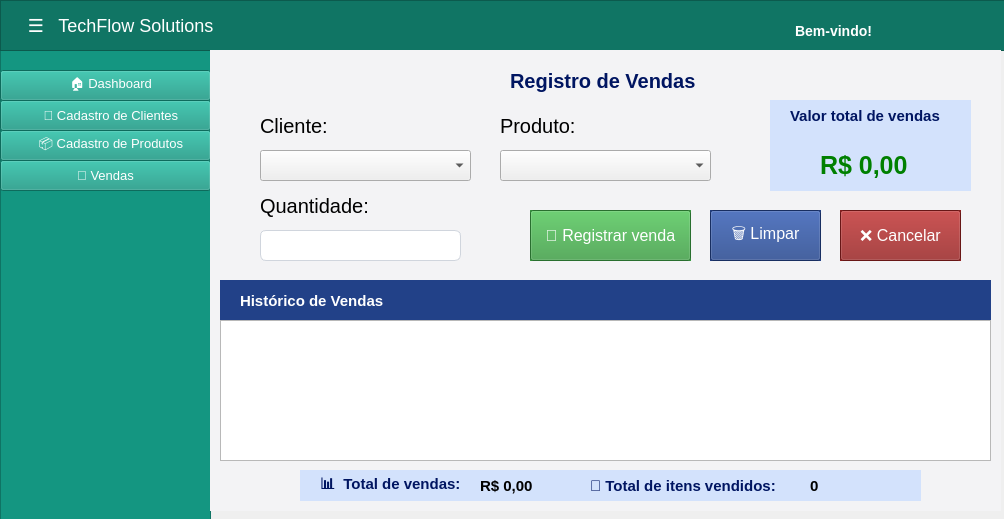
<?xml version="1.0" encoding="UTF-8"?>
<ui version="4.0">
 <class>Form</class>
 <widget class="QWidget" name="Form">
  <property name="geometry">
   <rect>
    <x>0</x>
    <y>0</y>
    <width>1004</width>
    <height>519</height>
   </rect>
  </property>
  <property name="windowTitle">
   <string>Dashboard - TechFlow</string>
  </property>
  <widget class="QFrame" name="menu_lateral">
   <property name="geometry">
    <rect>
     <x>0</x>
     <y>0</y>
     <width>211</width>
     <height>521</height>
    </rect>
   </property>
   <property name="styleSheet">
    <string notr="true">background-color:#149681;</string>
   </property>
   <property name="frameShape">
    <enum>QFrame::StyledPanel</enum>
   </property>
   <property name="frameShadow">
    <enum>QFrame::Raised</enum>
   </property>
   <widget class="QPushButton" name="cadastro_cliente">
    <property name="geometry">
     <rect>
      <x>0</x>
      <y>100</y>
      <width>211</width>
      <height>31</height>
     </rect>
    </property>
    <property name="font">
     <font>
      <pointsize>10</pointsize>
     </font>
    </property>
    <property name="cursor">
     <cursorShape>PointingHandCursor</cursorShape>
    </property>
    <property name="styleSheet">
     <string notr="true">color: white</string>
    </property>
    <property name="text">
     <string>   👤 Cadastro de Clientes</string>
    </property>
   </widget>
   <widget class="QPushButton" name="button_home">
    <property name="geometry">
     <rect>
      <x>0</x>
      <y>70</y>
      <width>211</width>
      <height>31</height>
     </rect>
    </property>
    <property name="font">
     <font>
      <pointsize>10</pointsize>
     </font>
    </property>
    <property name="cursor">
     <cursorShape>PointingHandCursor</cursorShape>
    </property>
    <property name="styleSheet">
     <string notr="true">color: white</string>
    </property>
    <property name="text">
     <string>   🏠 Dashboard</string>
    </property>
   </widget>
   <widget class="QPushButton" name="cadastro_produto">
    <property name="geometry">
     <rect>
      <x>0</x>
      <y>130</y>
      <width>211</width>
      <height>31</height>
     </rect>
    </property>
    <property name="font">
     <font>
      <pointsize>10</pointsize>
     </font>
    </property>
    <property name="cursor">
     <cursorShape>PointingHandCursor</cursorShape>
    </property>
    <property name="styleSheet">
     <string notr="true">color: white</string>
    </property>
    <property name="text">
     <string>   📦 Cadastro de Produtos</string>
    </property>
   </widget>
   <widget class="QPushButton" name="btn_vendas">
    <property name="geometry">
     <rect>
      <x>0</x>
      <y>160</y>
      <width>211</width>
      <height>31</height>
     </rect>
    </property>
    <property name="font">
     <font>
      <pointsize>10</pointsize>
     </font>
    </property>
    <property name="cursor">
     <cursorShape>PointingHandCursor</cursorShape>
    </property>
    <property name="styleSheet">
     <string notr="true">color: white
</string>
    </property>
    <property name="text">
     <string>🛒 Vendas</string>
    </property>
   </widget>
  </widget>
  <widget class="QFrame" name="frame">
   <property name="geometry">
    <rect>
     <x>0</x>
     <y>0</y>
     <width>1011</width>
     <height>51</height>
    </rect>
   </property>
   <property name="styleSheet">
    <string notr="true">background-color:  #107564;</string>
   </property>
   <property name="frameShape">
    <enum>QFrame::StyledPanel</enum>
   </property>
   <property name="frameShadow">
    <enum>QFrame::Raised</enum>
   </property>
   <widget class="QPushButton" name="drop_button">
    <property name="geometry">
     <rect>
      <x>20</x>
      <y>10</y>
      <width>201</width>
      <height>31</height>
     </rect>
    </property>
    <property name="cursor">
     <cursorShape>PointingHandCursor</cursorShape>
    </property>
    <property name="styleSheet">
     <string notr="true">color: white;
font-size: 18px;
border: none;
</string>
    </property>
    <property name="text">
     <string>☰   TechFlow Solutions</string>
    </property>
   </widget>
   <widget class="QLabel" name="lbl_bem_vindo">
    <property name="geometry">
     <rect>
      <x>690</x>
      <y>20</y>
      <width>201</width>
      <height>21</height>
     </rect>
    </property>
    <property name="font">
     <font>
      <pointsize>-1</pointsize>
      <weight>75</weight>
      <bold>true</bold>
     </font>
    </property>
    <property name="styleSheet">
     <string notr="true">color: white;
font-size: 14px;
font-weight: bold;
padding-right: 15px;</string>
    </property>
    <property name="text">
     <string>Bem-vindo!</string>
    </property>
    <property name="alignment">
     <set>Qt::AlignRight|Qt::AlignTrailing|Qt::AlignVCenter</set>
    </property>
   </widget>
  </widget>
  <widget class="QStackedWidget" name="conteudo_principal">
   <property name="enabled">
    <bool>true</bool>
   </property>
   <property name="geometry">
    <rect>
     <x>210</x>
     <y>50</y>
     <width>791</width>
     <height>461</height>
    </rect>
   </property>
   <property name="font">
    <font>
     <pointsize>10</pointsize>
    </font>
   </property>
   <property name="styleSheet">
    <string notr="true">QStackedWidget{
	background-color: #F3F3F5;
}</string>
   </property>
   <property name="currentIndex">
    <number>3</number>
   </property>
   <widget class="QWidget" name="page">
    <widget class="QLabel" name="label">
     <property name="geometry">
      <rect>
       <x>280</x>
       <y>160</y>
       <width>221</width>
       <height>80</height>
      </rect>
     </property>
     <property name="font">
      <font>
       <pointsize>30</pointsize>
      </font>
     </property>
     <property name="styleSheet">
      <string notr="true">QLabel{
	color: black;
}</string>
     </property>
     <property name="lineWidth">
      <number>5</number>
     </property>
     <property name="text">
      <string>Boa Vindas!</string>
     </property>
    </widget>
   </widget>
   <widget class="QWidget" name="page_2">
    <widget class="QLabel" name="label_2">
     <property name="geometry">
      <rect>
       <x>23</x>
       <y>70</y>
       <width>61</width>
       <height>21</height>
      </rect>
     </property>
     <property name="styleSheet">
      <string notr="true">QLabel {
    font-size: 13px;
    font-weight: bold;
    color: #001561;

}</string>
     </property>
     <property name="text">
      <string>Código</string>
     </property>
    </widget>
    <widget class="QLineEdit" name="edit_codigo">
     <property name="enabled">
      <bool>false</bool>
     </property>
     <property name="geometry">
      <rect>
       <x>20</x>
       <y>95</y>
       <width>81</width>
       <height>31</height>
      </rect>
     </property>
     <property name="styleSheet">
      <string notr="true">QLineEdit {
    background-color: #FFFFFF;
    border: 1px solid #D0D5DD;
    border-radius: 6px; 
    font-size: 15px;
    color: black;
	padding: 6px;
}</string>
     </property>
    </widget>
    <widget class="QLineEdit" name="edit_nome">
     <property name="geometry">
      <rect>
       <x>110</x>
       <y>95</y>
       <width>151</width>
       <height>31</height>
      </rect>
     </property>
     <property name="styleSheet">
      <string notr="true">QLineEdit {
    background-color: #FFFFFF;
    border: 1px solid #D0D5DD;
    border-radius: 6px; 
    font-size: 15px;
    color: black;
	padding: 6px;
}</string>
     </property>
    </widget>
    <widget class="QLabel" name="label_5">
     <property name="geometry">
      <rect>
       <x>114</x>
       <y>70</y>
       <width>70</width>
       <height>21</height>
      </rect>
     </property>
     <property name="styleSheet">
      <string notr="true">QLabel {
    font-size: 13px;
    font-weight: bold;
    color: #001561;

}</string>
     </property>
     <property name="text">
      <string>Nome</string>
     </property>
    </widget>
    <widget class="QLineEdit" name="edit_cpf">
     <property name="geometry">
      <rect>
       <x>270</x>
       <y>95</y>
       <width>121</width>
       <height>31</height>
      </rect>
     </property>
     <property name="styleSheet">
      <string notr="true">QLineEdit {
    background-color: #FFFFFF;
    border: 1px solid #D0D5DD;
    border-radius: 6px; 
    font-size: 15px;
    color: black;
	padding: 6px;
}</string>
     </property>
    </widget>
    <widget class="QLabel" name="label_6">
     <property name="geometry">
      <rect>
       <x>273</x>
       <y>70</y>
       <width>61</width>
       <height>21</height>
      </rect>
     </property>
     <property name="styleSheet">
      <string notr="true">QLabel {
    font-size: 13px;
    font-weight: bold;
    color: #001561;

}</string>
     </property>
     <property name="text">
      <string>CPF</string>
     </property>
    </widget>
    <widget class="QLineEdit" name="edit_telefone">
     <property name="geometry">
      <rect>
       <x>400</x>
       <y>94</y>
       <width>121</width>
       <height>31</height>
      </rect>
     </property>
     <property name="styleSheet">
      <string notr="true">QLineEdit {
    background-color: #FFFFFF;
    border: 1px solid #D0D5DD;
    border-radius: 6px; 
    font-size: 15px;
    color: black;
	padding: 6px;
}</string>
     </property>
    </widget>
    <widget class="QLabel" name="label_7">
     <property name="geometry">
      <rect>
       <x>402</x>
       <y>69</y>
       <width>61</width>
       <height>21</height>
      </rect>
     </property>
     <property name="styleSheet">
      <string notr="true">QLabel {
    font-size: 13px;
    font-weight: bold;
    color: #001561;

}</string>
     </property>
     <property name="text">
      <string>Telefone</string>
     </property>
    </widget>
    <widget class="QLineEdit" name="edit_email">
     <property name="geometry">
      <rect>
       <x>530</x>
       <y>93</y>
       <width>121</width>
       <height>31</height>
      </rect>
     </property>
     <property name="styleSheet">
      <string notr="true">QLineEdit {
    background-color: #FFFFFF;
    border: 1px solid #D0D5DD;
    border-radius: 6px; 
    font-size: 15px;
    color: black;
	padding: 6px;
}</string>
     </property>
    </widget>
    <widget class="QLabel" name="label_8">
     <property name="geometry">
      <rect>
       <x>532</x>
       <y>68</y>
       <width>61</width>
       <height>21</height>
      </rect>
     </property>
     <property name="styleSheet">
      <string notr="true">QLabel {
    font-size: 13px;
    font-weight: bold;
    color: #001561;

}</string>
     </property>
     <property name="text">
      <string>Email</string>
     </property>
    </widget>
    <widget class="QLineEdit" name="edit_cidade">
     <property name="geometry">
      <rect>
       <x>658</x>
       <y>93</y>
       <width>121</width>
       <height>31</height>
      </rect>
     </property>
     <property name="styleSheet">
      <string notr="true">QLineEdit {
    background-color: #FFFFFF;
    border: 1px solid #D0D5DD;
    border-radius: 6px; 
    font-size: 15px;
    color: black;
	padding: 6px;
}</string>
     </property>
    </widget>
    <widget class="QLabel" name="label_9">
     <property name="geometry">
      <rect>
       <x>660</x>
       <y>68</y>
       <width>61</width>
       <height>21</height>
      </rect>
     </property>
     <property name="styleSheet">
      <string notr="true">QLabel {
    font-size: 13px;
    font-weight: bold;
    color: #001561;

}</string>
     </property>
     <property name="text">
      <string>Cidade</string>
     </property>
    </widget>
    <widget class="QPushButton" name="btn_limpar">
     <property name="geometry">
      <rect>
       <x>572</x>
       <y>140</y>
       <width>101</width>
       <height>41</height>
      </rect>
     </property>
     <property name="cursor">
      <cursorShape>PointingHandCursor</cursorShape>
     </property>
     <property name="styleSheet">
      <string notr="true">QPushButton {
    font-family: &quot;Segoe UI&quot;, Arial, sans-serif;
    font-size: 13px;
    font-weight: bold;
    color: #FFFFFF;
    border: none;
    border-radius: 6px;
    text-align: left;      /* Alinha o emoji e o texto à esquerda */
    padding-left: 15px;    /* Afasta o emoji da borda esquerda */
    padding-right: 15px;
    height: 35px;          /* Define uma altura padrão elegante */
	background-color: #0031A5;
}</string>
     </property>
     <property name="text">
      <string>🧹 Limpar</string>
     </property>
    </widget>
    <widget class="QPushButton" name="btn_salvar">
     <property name="geometry">
      <rect>
       <x>466</x>
       <y>140</y>
       <width>101</width>
       <height>41</height>
      </rect>
     </property>
     <property name="cursor">
      <cursorShape>PointingHandCursor</cursorShape>
     </property>
     <property name="styleSheet">
      <string notr="true">QPushButton {
    font-family: &quot;Segoe UI&quot;, Arial, sans-serif;
    font-size: 13px;
    font-weight: bold;
    color: #FFFFFF;
    border: none;
    border-radius: 6px;
    text-align: left;      /* Alinha o emoji e o texto à esquerda */
    padding-left: 15px;    /* Afasta o emoji da borda esquerda */
    padding-right: 15px;
    height: 35px;          /* Define uma altura padrão elegante */
	background-color: #015B45;
}</string>
     </property>
     <property name="text">
      <string>💾 Salvar</string>
     </property>
    </widget>
    <widget class="QTableView" name="tableView">
     <property name="geometry">
      <rect>
       <x>20</x>
       <y>200</y>
       <width>761</width>
       <height>231</height>
      </rect>
     </property>
     <property name="styleSheet">
      <string notr="true">QStackedWidget{
	background-color: #F3F3F5;
}</string>
     </property>
    </widget>
    <widget class="QLabel" name="label_10">
     <property name="geometry">
      <rect>
       <x>290</x>
       <y>20</y>
       <width>191</width>
       <height>31</height>
      </rect>
     </property>
     <property name="styleSheet">
      <string notr="true">QLabel {
    font-size: 18px;
    font-weight: bold;
    color: #001561;

}</string>
     </property>
     <property name="text">
      <string>Cadastro de Clientes</string>
     </property>
    </widget>
    <widget class="QPushButton" name="btn_excluir">
     <property name="geometry">
      <rect>
       <x>680</x>
       <y>140</y>
       <width>101</width>
       <height>41</height>
      </rect>
     </property>
     <property name="cursor">
      <cursorShape>PointingHandCursor</cursorShape>
     </property>
     <property name="styleSheet">
      <string notr="true">QPushButton {
    font-family: &quot;Segoe UI&quot;, Arial, sans-serif;
    font-size: 13px;
    font-weight: bold;
    color: #FFFFFF;
    border: none;
    border-radius: 6px;
    text-align: left;      /* Alinha o emoji e o texto à esquerda */
    padding-left: 15px;    /* Afasta o emoji da borda esquerda */
    padding-right: 15px;
    height: 35px;          /* Define uma altura padrão elegante */
	background-color: red;
}</string>
     </property>
     <property name="text">
      <string>Excluir</string>
     </property>
    </widget>
   </widget>
   <widget class="QWidget" name="page_3">
    <widget class="QLineEdit" name="edit_preco_produto">
     <property name="geometry">
      <rect>
       <x>110</x>
       <y>210</y>
       <width>201</width>
       <height>31</height>
      </rect>
     </property>
     <property name="styleSheet">
      <string notr="true">QLineEdit {
    background-color: #FFFFFF;
    border: 1px solid #D0D5DD;
    border-radius: 6px; 
    font-size: 15px;
    color: black;
	padding: 6px;
}</string>
     </property>
    </widget>
    <widget class="QLineEdit" name="edit_codigo_produto">
     <property name="enabled">
      <bool>false</bool>
     </property>
     <property name="geometry">
      <rect>
       <x>110</x>
       <y>50</y>
       <width>201</width>
       <height>31</height>
      </rect>
     </property>
     <property name="styleSheet">
      <string notr="true">QLineEdit {
    background-color: #FFFFFF;
    border: 1px solid #D0D5DD;
    border-radius: 6px; 
    font-size: 15px;
    color: black;
	padding: 6px;
}</string>
     </property>
    </widget>
    <widget class="QLineEdit" name="edit_nome_produto">
     <property name="geometry">
      <rect>
       <x>110</x>
       <y>90</y>
       <width>201</width>
       <height>31</height>
      </rect>
     </property>
     <property name="styleSheet">
      <string notr="true">QLineEdit {
    background-color: #FFFFFF;
    border: 1px solid #D0D5DD;
    border-radius: 6px; 
    font-size: 15px;
    color: black;
	padding: 6px;
}</string>
     </property>
    </widget>
    <widget class="QLineEdit" name="edit_estoque_produto">
     <property name="geometry">
      <rect>
       <x>110</x>
       <y>250</y>
       <width>201</width>
       <height>31</height>
      </rect>
     </property>
     <property name="styleSheet">
      <string notr="true">QLineEdit {
    background-color: #FFFFFF;
    border: 1px solid #D0D5DD;
    border-radius: 6px; 
    font-size: 15px;
    color: black;
	padding: 6px;
}</string>
     </property>
    </widget>
    <widget class="QTableView" name="tableView_2">
     <property name="geometry">
      <rect>
       <x>20</x>
       <y>325</y>
       <width>761</width>
       <height>131</height>
      </rect>
     </property>
     <property name="styleSheet">
      <string notr="true">QStackedWidget{
	background-color: #F3F3F5;
}</string>
     </property>
    </widget>
    <widget class="QLabel" name="label_11">
     <property name="geometry">
      <rect>
       <x>20</x>
       <y>10</y>
       <width>191</width>
       <height>31</height>
      </rect>
     </property>
     <property name="styleSheet">
      <string notr="true">QLabel {
    font-size: 18px;
    font-weight: bold;
    color: #001561;

}</string>
     </property>
     <property name="text">
      <string>Cadastro de produtos</string>
     </property>
    </widget>
    <widget class="QPushButton" name="btn_alterar_produto">
     <property name="geometry">
      <rect>
       <x>460</x>
       <y>120</y>
       <width>241</width>
       <height>41</height>
      </rect>
     </property>
     <property name="font">
      <font>
       <pointsize>12</pointsize>
      </font>
     </property>
     <property name="cursor">
      <cursorShape>PointingHandCursor</cursorShape>
     </property>
     <property name="styleSheet">
      <string notr="true"/>
     </property>
     <property name="text">
      <string>🖉 Alterar</string>
     </property>
    </widget>
    <widget class="QLabel" name="label_12">
     <property name="geometry">
      <rect>
       <x>20</x>
       <y>130</y>
       <width>81</width>
       <height>31</height>
      </rect>
     </property>
     <property name="styleSheet">
      <string notr="true">QLabel {
    font-size: 13px;
    font-weight: bold;
    color: #001561;

}</string>
     </property>
     <property name="text">
      <string>Descrição*:</string>
     </property>
    </widget>
    <widget class="QLabel" name="label_13">
     <property name="geometry">
      <rect>
       <x>20</x>
       <y>210</y>
       <width>81</width>
       <height>31</height>
      </rect>
     </property>
     <property name="styleSheet">
      <string notr="true">QLabel {
    font-size: 13px;
    font-weight: bold;
    color: #001561;

}</string>
     </property>
     <property name="text">
      <string>Preço (R$)*:</string>
     </property>
    </widget>
    <widget class="QPushButton" name="btn_salvar_produto">
     <property name="geometry">
      <rect>
       <x>460</x>
       <y>70</y>
       <width>241</width>
       <height>41</height>
      </rect>
     </property>
     <property name="font">
      <font>
       <pointsize>12</pointsize>
      </font>
     </property>
     <property name="cursor">
      <cursorShape>PointingHandCursor</cursorShape>
     </property>
     <property name="styleSheet">
      <string notr="true"/>
     </property>
     <property name="text">
      <string>💾 Salvar</string>
     </property>
    </widget>
    <widget class="QPushButton" name="btn_excluir_produto">
     <property name="geometry">
      <rect>
       <x>460</x>
       <y>170</y>
       <width>241</width>
       <height>41</height>
      </rect>
     </property>
     <property name="font">
      <font>
       <pointsize>12</pointsize>
      </font>
     </property>
     <property name="cursor">
      <cursorShape>PointingHandCursor</cursorShape>
     </property>
     <property name="styleSheet">
      <string notr="true"/>
     </property>
     <property name="text">
      <string>❌ Excluir</string>
     </property>
    </widget>
    <widget class="QLabel" name="label_14">
     <property name="geometry">
      <rect>
       <x>20</x>
       <y>170</y>
       <width>81</width>
       <height>31</height>
      </rect>
     </property>
     <property name="styleSheet">
      <string notr="true">QLabel {
    font-size: 13px;
    font-weight: bold;
    color: #001561;

}</string>
     </property>
     <property name="text">
      <string>Categoria*:</string>
     </property>
    </widget>
    <widget class="QLabel" name="label_15">
     <property name="geometry">
      <rect>
       <x>20</x>
       <y>250</y>
       <width>71</width>
       <height>31</height>
      </rect>
     </property>
     <property name="styleSheet">
      <string notr="true">QLabel {
    font-size: 13px;
    font-weight: bold;
    color: #001561;

}</string>
     </property>
     <property name="text">
      <string>Estoque*:</string>
     </property>
    </widget>
    <widget class="QLabel" name="label_3">
     <property name="geometry">
      <rect>
       <x>20</x>
       <y>50</y>
       <width>61</width>
       <height>31</height>
      </rect>
     </property>
     <property name="styleSheet">
      <string notr="true">QLabel {
    font-size: 13px;
    font-weight: bold;
    color: #001561;

}</string>
     </property>
     <property name="text">
      <string>Código:</string>
     </property>
    </widget>
    <widget class="QLabel" name="label_16">
     <property name="geometry">
      <rect>
       <x>20</x>
       <y>90</y>
       <width>70</width>
       <height>31</height>
      </rect>
     </property>
     <property name="styleSheet">
      <string notr="true">QLabel {
    font-size: 13px;
    font-weight: bold;
    color: #001561;

}</string>
     </property>
     <property name="text">
      <string>Nome*:</string>
     </property>
    </widget>
    <widget class="QLineEdit" name="edit_descricao_produto">
     <property name="geometry">
      <rect>
       <x>110</x>
       <y>130</y>
       <width>201</width>
       <height>31</height>
      </rect>
     </property>
     <property name="styleSheet">
      <string notr="true">QLineEdit {
    background-color: #FFFFFF;
    border: 1px solid #D0D5DD;
    border-radius: 6px; 
    font-size: 15px;
    color: black;
	padding: 6px;
}</string>
     </property>
    </widget>
    <widget class="QComboBox" name="comboBox">
     <property name="geometry">
      <rect>
       <x>110</x>
       <y>170</y>
       <width>201</width>
       <height>31</height>
      </rect>
     </property>
     <item>
      <property name="text">
       <string>calça</string>
      </property>
     </item>
     <item>
      <property name="text">
       <string>Sapato</string>
      </property>
     </item>
    </widget>
    <widget class="QLabel" name="label_17">
     <property name="geometry">
      <rect>
       <x>120</x>
       <y>290</y>
       <width>141</width>
       <height>21</height>
      </rect>
     </property>
     <property name="styleSheet">
      <string notr="true">QLabel {
    font-size: 13px;
    font-weight: bold;
    color: red

}</string>
     </property>
     <property name="text">
      <string>*Campos obrigatórios</string>
     </property>
    </widget>
    <widget class="QPushButton" name="btn_novo_produto">
     <property name="geometry">
      <rect>
       <x>460</x>
       <y>20</y>
       <width>241</width>
       <height>41</height>
      </rect>
     </property>
     <property name="font">
      <font>
       <pointsize>12</pointsize>
      </font>
     </property>
     <property name="cursor">
      <cursorShape>PointingHandCursor</cursorShape>
     </property>
     <property name="styleSheet">
      <string notr="true"/>
     </property>
     <property name="text">
      <string>➕ Novo</string>
     </property>
    </widget>
    <widget class="QPushButton" name="btn_limpar_produto">
     <property name="geometry">
      <rect>
       <x>460</x>
       <y>220</y>
       <width>241</width>
       <height>41</height>
      </rect>
     </property>
     <property name="font">
      <font>
       <pointsize>12</pointsize>
      </font>
     </property>
     <property name="cursor">
      <cursorShape>PointingHandCursor</cursorShape>
     </property>
     <property name="styleSheet">
      <string notr="true"/>
     </property>
     <property name="text">
      <string>🧹 Limpar</string>
     </property>
    </widget>
    <widget class="QPushButton" name="btn_pesquisar_produto">
     <property name="geometry">
      <rect>
       <x>460</x>
       <y>270</y>
       <width>241</width>
       <height>41</height>
      </rect>
     </property>
     <property name="font">
      <font>
       <pointsize>12</pointsize>
      </font>
     </property>
     <property name="cursor">
      <cursorShape>PointingHandCursor</cursorShape>
     </property>
     <property name="styleSheet">
      <string notr="true"/>
     </property>
     <property name="text">
      <string>🔍 Pesquisar</string>
     </property>
    </widget>
   </widget>
   <widget class="QWidget" name="page_4">
    <widget class="QComboBox" name="combo_cliente">
     <property name="geometry">
      <rect>
       <x>50</x>
       <y>100</y>
       <width>211</width>
       <height>31</height>
      </rect>
     </property>
    </widget>
    <widget class="QLabel" name="label_4">
     <property name="geometry">
      <rect>
       <x>50</x>
       <y>60</y>
       <width>71</width>
       <height>31</height>
      </rect>
     </property>
     <property name="font">
      <font>
       <pointsize>15</pointsize>
      </font>
     </property>
     <property name="text">
      <string>Cliente:</string>
     </property>
    </widget>
    <widget class="QLabel" name="label_18">
     <property name="geometry">
      <rect>
       <x>290</x>
       <y>60</y>
       <width>81</width>
       <height>31</height>
      </rect>
     </property>
     <property name="font">
      <font>
       <pointsize>15</pointsize>
      </font>
     </property>
     <property name="text">
      <string>Produto:</string>
     </property>
    </widget>
    <widget class="QComboBox" name="combo_produto">
     <property name="geometry">
      <rect>
       <x>290</x>
       <y>100</y>
       <width>211</width>
       <height>31</height>
      </rect>
     </property>
    </widget>
    <widget class="QWidget" name="widget" native="true">
     <property name="geometry">
      <rect>
       <x>560</x>
       <y>50</y>
       <width>201</width>
       <height>91</height>
      </rect>
     </property>
     <property name="styleSheet">
      <string notr="true">background-color: #D3E2FC</string>
     </property>
     <widget class="QLabel" name="label_19">
      <property name="geometry">
       <rect>
        <x>20</x>
        <y>0</y>
        <width>161</width>
        <height>31</height>
       </rect>
      </property>
      <property name="styleSheet">
       <string notr="true">QLabel {
    font-size: 15px;
    font-weight: bold;
    color: #001561;

}</string>
      </property>
      <property name="text">
       <string>Valor total de vendas</string>
      </property>
     </widget>
     <widget class="QLabel" name="subtotal_vendas">
      <property name="geometry">
       <rect>
        <x>50</x>
        <y>50</y>
        <width>131</width>
        <height>31</height>
       </rect>
      </property>
      <property name="styleSheet">
       <string notr="true">QLabel {
    font-size: 25px;
    font-weight: bold;
    color: green

}</string>
      </property>
      <property name="text">
       <string>R$ 0,00</string>
      </property>
     </widget>
    </widget>
    <widget class="QWidget" name="widget_2" native="true">
     <property name="geometry">
      <rect>
       <x>320</x>
       <y>160</y>
       <width>161</width>
       <height>51</height>
      </rect>
     </property>
     <property name="styleSheet">
      <string notr="true">background-color: #3a9c42</string>
     </property>
     <widget class="QPushButton" name="btn_registrar_venda">
      <property name="geometry">
       <rect>
        <x>0</x>
        <y>0</y>
        <width>161</width>
        <height>51</height>
       </rect>
      </property>
      <property name="font">
       <font>
        <pointsize>12</pointsize>
       </font>
      </property>
      <property name="cursor">
       <cursorShape>PointingHandCursor</cursorShape>
      </property>
      <property name="styleSheet">
       <string notr="true">color: white</string>
      </property>
      <property name="text">
       <string>🛒 Registrar venda</string>
      </property>
     </widget>
    </widget>
    <widget class="QWidget" name="widget_3" native="true">
     <property name="geometry">
      <rect>
       <x>500</x>
       <y>160</y>
       <width>111</width>
       <height>51</height>
      </rect>
     </property>
     <property name="styleSheet">
      <string notr="true">background-color: #224188</string>
     </property>
     <widget class="QPushButton" name="btn_limpar_venda">
      <property name="geometry">
       <rect>
        <x>0</x>
        <y>0</y>
        <width>111</width>
        <height>51</height>
       </rect>
      </property>
      <property name="font">
       <font>
        <pointsize>12</pointsize>
       </font>
      </property>
      <property name="cursor">
       <cursorShape>PointingHandCursor</cursorShape>
      </property>
      <property name="styleSheet">
       <string notr="true">color: white</string>
      </property>
      <property name="text">
       <string>🗑 Limpar</string>
      </property>
     </widget>
    </widget>
    <widget class="QWidget" name="widget_4" native="true">
     <property name="geometry">
      <rect>
       <x>630</x>
       <y>160</y>
       <width>121</width>
       <height>51</height>
      </rect>
     </property>
     <property name="styleSheet">
      <string notr="true">background-color:#911f1f</string>
     </property>
     <widget class="QPushButton" name="btn_cancelar_venda">
      <property name="geometry">
       <rect>
        <x>0</x>
        <y>0</y>
        <width>121</width>
        <height>51</height>
       </rect>
      </property>
      <property name="font">
       <font>
        <pointsize>12</pointsize>
       </font>
      </property>
      <property name="cursor">
       <cursorShape>PointingHandCursor</cursorShape>
      </property>
      <property name="styleSheet">
       <string notr="true">color: white</string>
      </property>
      <property name="text">
       <string>❌ Cancelar</string>
      </property>
     </widget>
    </widget>
    <widget class="QWidget" name="widget_5" native="true">
     <property name="geometry">
      <rect>
       <x>10</x>
       <y>230</y>
       <width>771</width>
       <height>41</height>
      </rect>
     </property>
     <property name="styleSheet">
      <string notr="true">background-color: #224188</string>
     </property>
     <widget class="QLabel" name="label_21">
      <property name="geometry">
       <rect>
        <x>20</x>
        <y>0</y>
        <width>161</width>
        <height>41</height>
       </rect>
      </property>
      <property name="styleSheet">
       <string notr="true">QLabel {
    font-size: 15px;
    font-weight: bold;
    color: white;

}</string>
      </property>
      <property name="text">
       <string>Histórico de Vendas</string>
      </property>
     </widget>
    </widget>
    <widget class="QTableView" name="tableView_vendas">
     <property name="geometry">
      <rect>
       <x>10</x>
       <y>270</y>
       <width>771</width>
       <height>141</height>
      </rect>
     </property>
     <property name="styleSheet">
      <string notr="true">QStackedWidget{
	background-color: #F3F3F5;
}</string>
     </property>
    </widget>
    <widget class="QWidget" name="widget_6" native="true">
     <property name="geometry">
      <rect>
       <x>90</x>
       <y>420</y>
       <width>621</width>
       <height>31</height>
      </rect>
     </property>
     <property name="styleSheet">
      <string notr="true">background-color: #D3E2FC</string>
     </property>
     <widget class="QLabel" name="label_22">
      <property name="geometry">
       <rect>
        <x>20</x>
        <y>0</y>
        <width>161</width>
        <height>31</height>
       </rect>
      </property>
      <property name="font">
       <font>
        <pointsize>-1</pointsize>
        <weight>75</weight>
        <bold>true</bold>
       </font>
      </property>
      <property name="styleSheet">
       <string notr="true">QLabel {
    font-size: 15px;
    font-weight: bold;
    color: #001561;

}</string>
      </property>
      <property name="text">
       <string>📊  Total de vendas:</string>
      </property>
     </widget>
     <widget class="QLabel" name="total_vendas">
      <property name="geometry">
       <rect>
        <x>180</x>
        <y>0</y>
        <width>91</width>
        <height>31</height>
       </rect>
      </property>
      <property name="font">
       <font>
        <pointsize>-1</pointsize>
        <weight>75</weight>
        <bold>true</bold>
       </font>
      </property>
      <property name="styleSheet">
       <string notr="true">QLabel {
    font-size: 15px;
    font-weight: bold;
    color: black;

}</string>
      </property>
      <property name="text">
       <string>R$ 0,00</string>
      </property>
     </widget>
     <widget class="QLabel" name="label_24">
      <property name="geometry">
       <rect>
        <x>290</x>
        <y>0</y>
        <width>211</width>
        <height>31</height>
       </rect>
      </property>
      <property name="font">
       <font>
        <pointsize>-1</pointsize>
        <weight>75</weight>
        <bold>true</bold>
       </font>
      </property>
      <property name="styleSheet">
       <string notr="true">QLabel {
    font-size: 15px;
    font-weight: bold;
    color: #001561;

}</string>
      </property>
      <property name="text">
       <string>🛒 Total de itens vendidos:</string>
      </property>
     </widget>
     <widget class="QLabel" name="qtd_itens">
      <property name="geometry">
       <rect>
        <x>510</x>
        <y>0</y>
        <width>61</width>
        <height>31</height>
       </rect>
      </property>
      <property name="font">
       <font>
        <pointsize>-1</pointsize>
        <weight>75</weight>
        <bold>true</bold>
       </font>
      </property>
      <property name="styleSheet">
       <string notr="true">QLabel {
    font-size: 15px;
    font-weight: bold;
    color: black;

}</string>
      </property>
      <property name="text">
       <string>0</string>
      </property>
     </widget>
    </widget>
    <widget class="QLabel" name="label_26">
     <property name="geometry">
      <rect>
       <x>300</x>
       <y>10</y>
       <width>201</width>
       <height>41</height>
      </rect>
     </property>
     <property name="styleSheet">
      <string notr="true">QLabel {
    font-size: 20px;
    font-weight: bold;
    color: #001561;

}</string>
     </property>
     <property name="text">
      <string>Registro de Vendas</string>
     </property>
    </widget>
    <widget class="QLabel" name="label_20">
     <property name="geometry">
      <rect>
       <x>50</x>
       <y>140</y>
       <width>111</width>
       <height>31</height>
      </rect>
     </property>
     <property name="font">
      <font>
       <pointsize>15</pointsize>
      </font>
     </property>
     <property name="text">
      <string>Quantidade:</string>
     </property>
    </widget>
    <widget class="QLineEdit" name="edit_quantidade">
     <property name="geometry">
      <rect>
       <x>50</x>
       <y>180</y>
       <width>201</width>
       <height>31</height>
      </rect>
     </property>
     <property name="styleSheet">
      <string notr="true">QLineEdit {
    background-color: #FFFFFF;
    border: 1px solid #D0D5DD;
    border-radius: 6px; 
    font-size: 15px;
    color: black;
	padding: 6px;
}</string>
     </property>
    </widget>
   </widget>
  </widget>
 </widget>
 <resources/>
 <connections/>
</ui>
